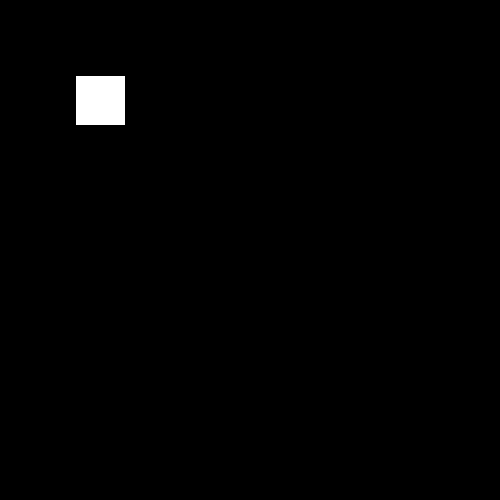
Frame 1 (no input)
Frame 60 (the mouse pressed at the canvas centre just before this capture): identical to frame 1, image omitted
Frame 120 (the mouse held since frame 60 and released just before this capture): identical to frame 1, image omitted

The Processing sketch that drew this single still picture (run headless with seeded random() and noise(); from frame 60 on, the mouse is pressed at the canvas centre):

// Processing sketch: buttonCheckpoint
// ── buttonCheckpoint.pde
Button buttonR;
Button buttonG;
Button buttonB;

color bg = 0;


void setup() {
  size(500, 500);
  buttonR = new Button(0, 100, 100, 50, 50);
}

void draw() {
  background(bg);
  buttonR.show();
  if (buttonR.press()) bg = color(255, 0, 0);
  
  
}

// ── C_Button.pde
class Button {
  /*
  
   Default button (No Type):
   X = 100
   Y = 100
   W = 100
   H = 100
   strokeWeight = 1 (not hovering)
   strokeWeight = 3 (hovering)
   stroke = black
   fill = white
   no img, no text
   
   
   Button Types:
   0: Default button, with location + size
   1: Button 0, with stroke & strokeWeight on hover and fill on pressed able to be changed
   2: Button 1, but with non-hover stroke & strokeweight, and not pressed fill
   3: Button 2, with img
   
   */

  float x, y, w, h;
  color cNotHover, cHover, cNotPressed, cPressed;
  PImage img;
  int hoverWeight, hoverNotWeight;
  int buttonType;

  // Type 0
  Button(int type, float X, float Y, float W, float H) {
    buttonType = type; // Location
    x = X;
    y = Y;
    w = W;
    h = H;
    if (type < 2) {
      if (type == 0) {
        cHover = 50;
        cPressed = 0;
        hoverWeight = 3;
      }
      cNotHover = 0;
      cNotPressed = 255;
      hoverNotWeight = 1;
    }
  }

  // Type 1
  Button(int type, float X, float Y, float W, float H, color cStrokeHover, color cFillPressed, int strokeHoverWeight) {
    this(type, X, Y, W, H); // Location, Stroke, Fill
    cHover = cStrokeHover;
    cPressed = cFillPressed;
    hoverWeight = strokeHoverWeight;
  }

  // Type 2
  Button(int type, float X, float Y, float W, float H, color cStrokeHover, color cStrokeNotHover, color cFillPressed, color cFillNotPressed, int strokeHoverWeight, int strokeNotHoverWeight) {
    this(type, X, Y, W, H, cStrokeHover, cFillPressed, strokeHoverWeight); // Location, Stroke, Fill, NotStroke, NotFill
    cNotHover = cStrokeNotHover;
    cNotPressed = cFillNotPressed;
    hoverNotWeight = strokeNotHoverWeight;
  }

  // Type 3
  Button(int type, float X, float Y, float W, float H, color cStrokeHover, color cStrokeNotHover, color cFillPressed, color cFillNotPressed, int strokeHoverWeight, int strokeNotHoverWeight, PImage Image) {
    this(type, X, Y, W, H, cStrokeHover, cFillPressed, strokeHoverWeight, cStrokeNotHover, cFillNotPressed, strokeNotHoverWeight); // Image
    img = Image;
  }

  void show() {
    if (this.hover()) {
      stroke(cHover);
      strokeWeight(hoverWeight);
    } else {
      stroke(cNotHover);
      strokeWeight(hoverNotWeight);
    }

    if (this.press()) fill(cPressed);
    else fill(cNotPressed);

    if (buttonType == 3) {
      imageMode(CENTER);
      image(img, x, y);
    }
    rectMode(CENTER);
    rect(x, y, w, h);
  }

  boolean hover() {
    return boundingBox(x, y, w, h);
  }

  boolean press() {
    if (this.hover() && mousePressed) return true;
    else return false;
  }
}

// ── toolkit.pde
boolean boundingBox(float x, float y, float w, float h) {
  if (mouseX > x-w/2 && mouseX < x+w/2 && mouseY > y-h/2 && mouseY < y+h/2) return true;
  else return false;
}
